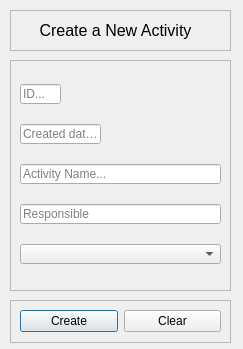
<?xml version="1.0" encoding="UTF-8"?>
<ui version="4.0">
 <class>Dialog</class>
 <widget class="QDialog" name="Dialog">
  <property name="geometry">
   <rect>
    <x>0</x>
    <y>0</y>
    <width>243</width>
    <height>349</height>
   </rect>
  </property>
  <property name="windowTitle">
   <string>Dialog</string>
  </property>
  <widget class="QFrame" name="frame">
   <property name="geometry">
    <rect>
     <x>10</x>
     <y>10</y>
     <width>221</width>
     <height>41</height>
    </rect>
   </property>
   <property name="frameShape">
    <enum>QFrame::StyledPanel</enum>
   </property>
   <property name="frameShadow">
    <enum>QFrame::Raised</enum>
   </property>
   <widget class="QLabel" name="label">
    <property name="geometry">
     <rect>
      <x>0</x>
      <y>10</y>
      <width>211</width>
      <height>21</height>
     </rect>
    </property>
    <property name="text">
     <string>&lt;html&gt;&lt;head/&gt;&lt;body&gt;&lt;p align=&quot;center&quot;&gt;&lt;span style=&quot; font-size:12pt;&quot;&gt;Create a New Activity&lt;/span&gt;&lt;/p&gt;&lt;/body&gt;&lt;/html&gt;</string>
    </property>
   </widget>
  </widget>
  <widget class="QFrame" name="frame_2">
   <property name="geometry">
    <rect>
     <x>10</x>
     <y>60</y>
     <width>221</width>
     <height>231</height>
    </rect>
   </property>
   <property name="frameShape">
    <enum>QFrame::StyledPanel</enum>
   </property>
   <property name="frameShadow">
    <enum>QFrame::Raised</enum>
   </property>
   <widget class="QLineEdit" name="LineEdit_ID">
    <property name="geometry">
     <rect>
      <x>10</x>
      <y>24</y>
      <width>41</width>
      <height>20</height>
     </rect>
    </property>
    <property name="placeholderText">
     <string>ID...</string>
    </property>
   </widget>
   <widget class="QLineEdit" name="LineEdit_ActivityName">
    <property name="geometry">
     <rect>
      <x>10</x>
      <y>104</y>
      <width>201</width>
      <height>20</height>
     </rect>
    </property>
    <property name="placeholderText">
     <string>Activity Name...</string>
    </property>
   </widget>
   <widget class="QLineEdit" name="LineEdit_Responsible">
    <property name="geometry">
     <rect>
      <x>10</x>
      <y>144</y>
      <width>201</width>
      <height>20</height>
     </rect>
    </property>
    <property name="placeholderText">
     <string>Responsible</string>
    </property>
   </widget>
   <widget class="QComboBox" name="ComboBox_ImportanceLevel">
    <property name="geometry">
     <rect>
      <x>10</x>
      <y>184</y>
      <width>201</width>
      <height>20</height>
     </rect>
    </property>
    <property name="editable">
     <bool>false</bool>
    </property>
    <property name="currentText">
     <string/>
    </property>
   </widget>
   <widget class="QLineEdit" name="LineEdit_CreatedData">
    <property name="geometry">
     <rect>
      <x>10</x>
      <y>64</y>
      <width>81</width>
      <height>20</height>
     </rect>
    </property>
    <property name="placeholderText">
     <string>Created data...</string>
    </property>
   </widget>
  </widget>
  <widget class="QFrame" name="frame_3">
   <property name="geometry">
    <rect>
     <x>10</x>
     <y>300</y>
     <width>221</width>
     <height>43</height>
    </rect>
   </property>
   <property name="frameShape">
    <enum>QFrame::StyledPanel</enum>
   </property>
   <property name="frameShadow">
    <enum>QFrame::Raised</enum>
   </property>
   <layout class="QHBoxLayout" name="horizontalLayout">
    <item>
     <widget class="QPushButton" name="Button_Create">
      <property name="text">
       <string>Create</string>
      </property>
     </widget>
    </item>
    <item>
     <widget class="QPushButton" name="Button_Clear">
      <property name="text">
       <string>Clear</string>
      </property>
     </widget>
    </item>
   </layout>
  </widget>
 </widget>
 <resources/>
 <connections/>
</ui>
